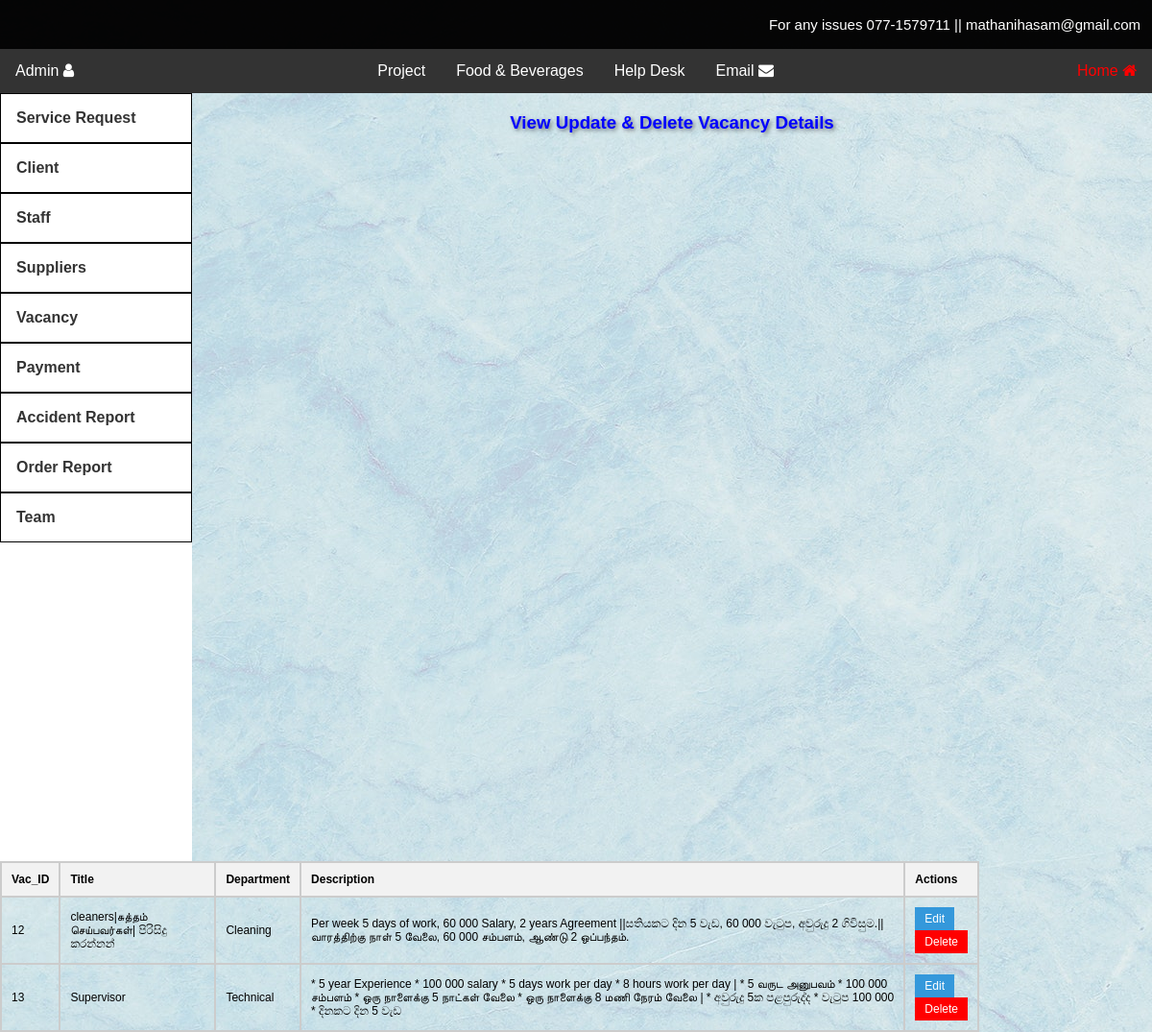
The page /adminDashViewVacancy.php on the database its author committed.
### tables this page shows
CREATE TABLE `vacancy` (
  `Vac_ID` int(11) NOT NULL,
  `title` varchar(50) NOT NULL,
  `department` varchar(50) NOT NULL,
  `description` varchar(255) NOT NULL
);

### html/adminDashViewVacancy.php (the view, shortened to what this page needs)
<?php
@include 'config.php';
$select = "SELECT * FROM vacancy";
$result = mysqli_query($conn, $select);
$vacancy = array();
if ($result) {
    while ($row = mysqli_fetch_assoc($result)) {
        $vacancy[] = $row;
    }
}
?>
<!DOCTYPE html>
<html>
<head>
  <link rel="stylesheet" href="adminDashStyle.css">
     <link rel="stylesheet" href="https://cdnjs.cloudflare.com/ajax/libs/font-awesome/4.7.0/css/font-awesome.min.css">
</head>
<body >
  <div class="headerContantDetails">
    <p>For any issues  077-1579711 ||  mathanihasam@gmail.com</p>
  </div>
  <div class="topnav">
    <div class="left-nav">
      <div class="dropdown">
        <button class="dropbtn">Admin <i class="fa fa-user fa-1x" aria-hidden="true"></i></button>
      </div>
    </div>
    <div class="center-nav">
      <div class="dropdown">
        <button class="dropbtn">Project</button>
      </div>
      <a href="#">Food & Beverages </a>
      <a href="#">Help Desk</a>
      <a href="#">Email <i class="fa fa-envelope fa-1x" aria-hidden="true"></i></a>
    </div>
    <div class="right-nav">
      <a href="adminDash.html" class="selected">Home <i class="fa fa-home fa-1x" aria-hidden="true"></i></a>
    </div>
  </div>
   <div class="sidenav">
    <a href="AdminDashViewServiceRequest.php" id="box">Service Request</a>
    <div class="main-topic">
      <a onclick="toggleSubnav(this);" href="#" id="box">Client</a>
    </div>
    <div class="main-topic">
      <a onclick="toggleSubnav(this);" href="#" id="box">Staff</a>
    </div>
    <div class="main-topic">
      <a onclick="toggleSubnav(this);" href="#" id="box">Suppliers</a>
    </div>
    <div class="main-topic">
      <a onclick="toggleSubnav(this);" href="#" id="box">Vacancy</a>
    </div>
    <div class="main-topic">
      <a onclick="toggleSubnav(this);" href="#" id="box">Payment</a>
    </div>
    <a href="adminDashAccidentReportViewDelete.php" id="box">Accident Report</a>
    <a href="adminDashOrderReportViewDelete.php" id="box">Order Report</a>
    <div class="main-topic">
      <a onclick="toggleSubnav(this);" href="#" id="box">Team</a>
    </div>
  </div>
  <div class="main" >
    <div class="mainarea">
    <form action="" method="POST">
    <h3> View Update & Delete Vacancy Details </h3>
    <table class="customer-table">
        <thead>
            <tr>
                <th>Vac_ID</th>
                <th>Title</th>
                <th>Department</th>
                <th>Description</th>
                <th>Actions</th>
            </tr>
        </thead>
        <tbody>
            <?php foreach ($vacancy as $Job): ?>
                <tr>
                    <td><?php echo isset($Job['Vac_ID']) ? $Job['Vac_ID'] : 'N/A'; ?></td>
                    <td><?php echo isset($Job['title']) ? $Job['title'] : 'N/A'; ?></td>
                    <td><?php echo isset($Job['department']) ? $Job['department'] : 'N/A'; ?></td>
                    <td><?php echo isset($Job['description']) ? $Job['description'] : 'N/A'; ?></td>
                    <td>
                    <form action="adminDashEditvacancy.php" method="GET">
                            <button type="submit" name="edit_vacancy">Edit</button>
                        </form>
                        <form action="#" method="POST">
                            <button type="submit" name="delete_vacancy" value="<?php echo $Job['Vac_ID']; ?>" style="background-color: red; color: white;">Delete</button>
                        </form>
                    </td>
                </tr>
            <?php endforeach; ?>
        </tbody>
    </table>
</form>
    </div>
  </div>
</body>
</html>

### html/adminDashStyle.css (style rules this page uses)
body { background-image: url(./images/ClientdashBg.jpg);; font-family: Arial, sans-serif; margin: 0; padding: 0; }
.headerContantDetails { background-color: #000000f9; padding: 2px; }
.headerContantDetails p { color: #ffffff; font-size: 15px; text-align: right; cursor: pointer; margin-right: 10px; }
.topnav { background-color: #333; color: #ffffff; overflow: hidden; display: flex; justify-content: space-between; }
.topnav .left-nav, .topnav .center-nav, .topnav .right-nav { display: flex; }
.topnav a { color: #fff; text-align: center; padding: 14px 16px; text-decoration: none; }
.topnav .dropdown { overflow: hidden; }
.topnav .dropdown .dropbtn { font-size: 16px; border: none; outline: none; color: #fff; padding: 14px 16px; background-color: inherit; font-family: inherit; margin: 0; }
#box { border: 1.5px solid rgb(0, 0, 0); }
.sidenav { background-color: #ffffff; float: left; font-weight: bold; width: 200px; height: 100vh; }
.sidenav a { display: block; padding: 16px; text-decoration: none; color: #333; }
a.selected { color: rgb(255, 0, 0); }

### html/adminDashViewVacancy.php (style rules this page uses)
.mainarea h3 { text-align:center; color:blue; text-shadow: 2px 2px 4px rgba(0, 0, 0, 0.5); margin-top:20px; margin-bottom:10px; }
.customer-table { width: 85%; border-collapse: collapse; margin-top: 20px; }
.customer-table th, .customer-table td { margin-right:10px; padding: 10px; border: 2px solid #ccc; text-align: left; font-size: 12px; }
.customer-table th { background-color: #f2f2f2; }
.customer-table td button { padding: 5px 10px; background-color: #3498db; color: #fff; border: none; cursor: pointer; font-size: 12px; }

### rows shown on the page
vacancy: Vac_ID "12", title "cleaners|சுத்தம் செய்பவர்கள்| පිරිසිදු කරන්නන්", department "Cleaning", description "Per week 5 days of work, 60 000 Salary, 2 years Agreement ||සතියකට දින 5 වැඩ, 60 000 වැටුප, අවුරුදු 2 ගිවිසුම.|| வாரத்திற்கு நாள் 5 வேலை, 60 000 சம்பளம், ஆண்டு 2 ஒப்பந்தம்."
vacancy: Vac_ID "13", title "Supervisor", department "Technical", description "* 5 year Experience * 100 000 salary * 5 days work per day * 8 hours work per day | * 5 வருட அனுபவம் * 100 000 சம்பளம் * ஒரு நாளைக்கு 5 நாட்கள் வேலை * ஒரு நாளைக்கு 8 மணி நேரம் வேலை | * අවුරුදු 5ක පළපුරුද්ද * වැටුප 100 000 * දිනකට දින 5 වැඩ"
